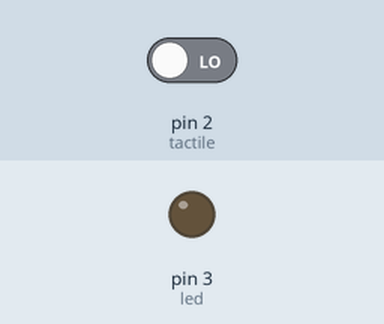
Simulated run of this sketch. Board: Arduino Uno, built with avr-gcc and run on an emulated ATmega328P. On the bench: output pins drawn as LEDs (lit = HIGH). The test bench sets the inputs (shaded band); at power-on: pin 2 (tactile) LOW.

Above: at 1.2 s.
1.3 s: pin 2 (tactile) driven HIGH
At 2.0 s:
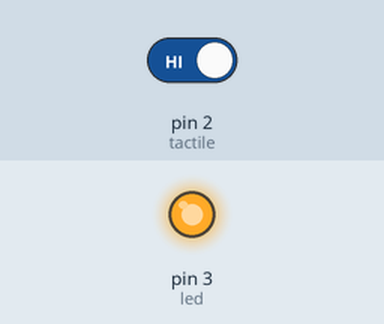
2.8 s: pin 2 (tactile) driven LOW
At 3.1 s:
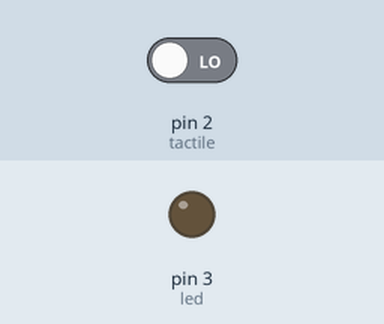
Timing chart, 0 to 5.8 s (numbered marks = the images above; inputs shaded):
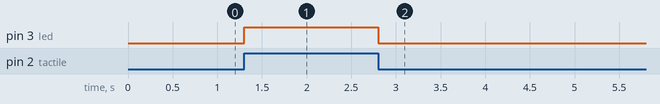

The sketch:

code-4-1.ino
```cpp
#define tactile 2
#define led 3

void setup()
{
   pinMode(tactile,INPUT);
   pinMode(led,OUTPUT);
}

void loop()
{
  if (digitalRead(tactile)){
   digitalWrite(led,HIGH);
  }
  else {
    digitalWrite(led,LOW);
  }
}
```

Measured:
- after the input at 1.3 s, pin 3 (led): LOW → HIGH at once
- after the input at 2.8 s, pin 3 (led): HIGH → LOW at once
